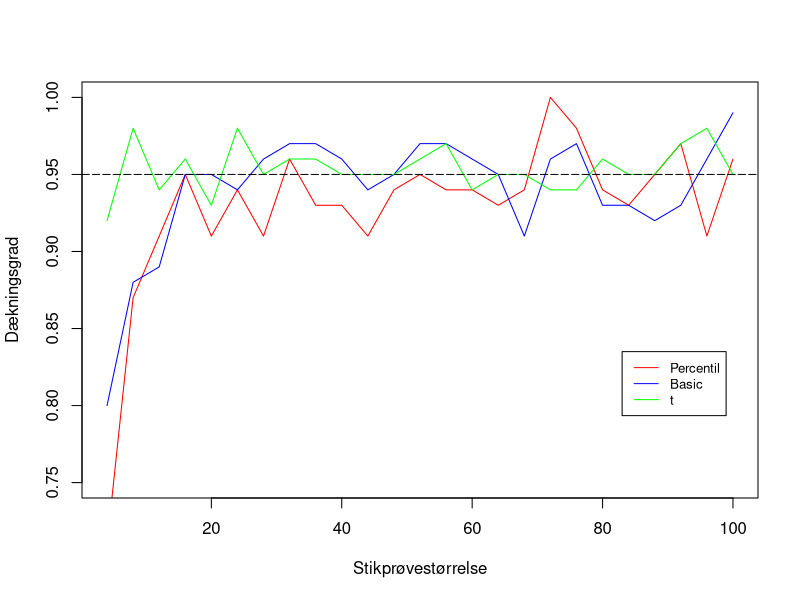

Generate this figure with R:
## ---- chunk 1
data <- rnorm(100, mean = 0, sd = 1) # Tilfældig stikprøve

n <- length(data)
B <- 10000 # Bootstrap-repetitioner

bootstrap_fordeling <- replicate(B, {
  x <- mean(sample(data, size = n, replace = TRUE))
}) # Bootstrap over middelværdien

SortedData <- sort(bootstrap_fordeling) # Bootstrap-fordelinger sorteret

## ---- chunk 2
KI_niveau <- 0.95 # Konfidensinterval
alpha <- 1-KI_niveau # Benyttes til percentilerne

IndexLower <- round(B * alpha/2) # Nedre percentil
IndexUpper <- round(B * (1-alpha/2)) # Øvre percentil

KI_Percentil <- c(Lower = SortedData[IndexLower], Upper = SortedData[IndexUpper])
  # Konfidensinterval vha. percentiler

KI_Percentil
## ---- chunk 3
theta_hat <- mean(data)

KI_Basic <- c(Lower = 2*theta_hat-SortedData[IndexUpper],
              Upper = 2*theta_hat-SortedData[IndexLower])

KI_Basic
## ---- chunk 4
tLower <- (SortedData[IndexUpper]-theta_hat) /
  (sd(bootstrap_fordeling)) # SD udregner standardfejl
tUpper <- (SortedData[IndexLower]-theta_hat) /
  (sd(bootstrap_fordeling)) # SD udregner standardfejl

KI_T <- c(Lower = theta_hat - tLower * (sd(data)/sqrt(n)),
               Upper = theta_hat - tUpper * (sd(data)/sqrt(n)))
KI_T
## ---- chunk 5
library(boot)
## ---- chunk 6
meanFunc <- function(d, i) 
{    m <- mean(d$data[i])
     n <- length(i)
     v <- (n-1)*var(d$data[i])/n^2
     c(m, v)
}
sand_middel <- 0 #Sand middelværdi
## ---- chunk 7
matriks_p <- matrix(ncol = 25, nrow = 100)
vector_p <- c()
for(n in seq(4, 100, 4)){ #Stikprøve størrelse sekvens
  res <- replicate(100,{
    stik <- data.frame(data = rnorm(n)) #Stikprøven bliver taget fra en normalfordeling
    boot_stik <- boot(stik, statistic = meanFunc, 100) #Der tages 100 bootstrap stikprøver 
    interval_perc <- suppressWarnings(boot.ci(boot_stik, type = c("perc"))$percent[4:5]) #Konfidensintervallet
    tf <- interval_perc[1]<=sand_middel & interval_perc[2]>=sand_middel 
  })
  matriks_p[,n/4] <- res
  vector_p <- append(vector_p, mean(matriks_p[,n/4]))
}
## ---- chunk 8
vector_p
## ---- chunk 9
matriks_b <- matrix(ncol = 25, nrow = 100)
vector_b <- c()
for(n in seq(4, 100, 4)){
  res <- replicate(100,{
    stik <- data.frame(data = rnorm(n))
    boot_stik <- boot(stik, statistic = meanFunc, 100)
    interval_basic <- suppressWarnings(boot.ci(boot_stik, type = c("basic"))$basic[4:5])
    tf <- interval_basic[1]<=sand_middel & interval_basic[2]>=sand_middel
  })
  matriks_b[,n/4] <- res
  vector_b <- append(vector_b, mean(matriks_b[,n/4]))
}
## ---- chunk 10
matriks_t <- matrix(ncol = 25, nrow = 100)
vector_t <- c()
for(n in seq(4, 100, 4)){
  res <- replicate(100,{
    stik <- data.frame(data = rnorm(n))
    boot_stik <- boot(stik, statistic = meanFunc, 100)
    interval_t <- boot.ci(boot_stik, type = c("stud"))$student[4:5]
    tf <- interval_t[1]<=sand_middel & interval_t[2]>=sand_middel
  })
  matriks_t[,n/4] <- res
  vector_t <- append(vector_t, mean(matriks_t[,n/4]))
}
## ---- chunk 11
x <- seq(4, 100, 4)
plot(x, vector_p, type="l", col="red", ylab = "Dækningsgrad",
     xlab = "Stikprøvestørrelse", ylim = c(0.75, 1))
lines(x, vector_b, type="l", col="blue")
lines(x, vector_t, type="l", col="green")
abline(h=0.95, lty=5, col="black")
legend(83, 0.835, legend=c("Percentil", "Basic", "t"),
       col=c("red", "blue", "green"), lty=c(1,1,1), cex=0.8)
